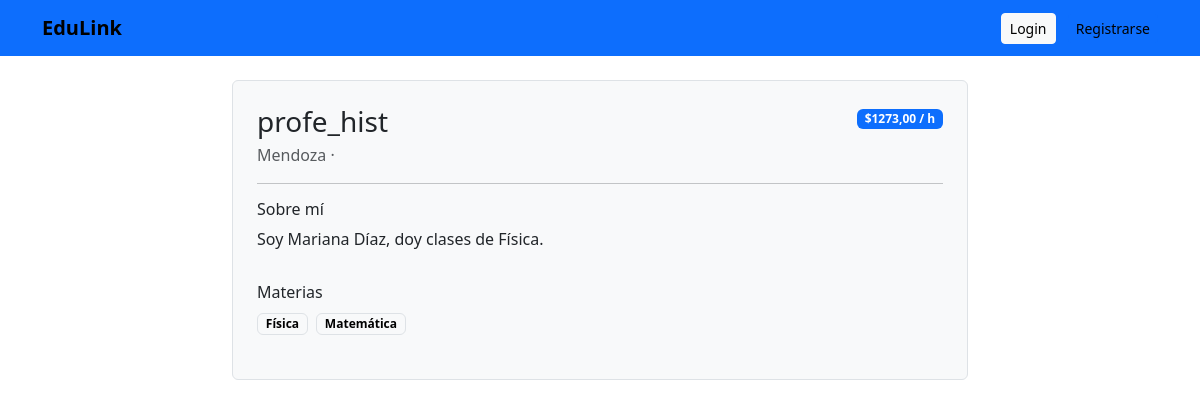
The app's page /maestros/4/ with its own data.
### cuentas/models.py (models this page shows, shortened)
class Maestro(models.Model):
    usuario = models.OneToOneField('Usuario', on_delete=models.CASCADE)
    bio = models.TextField(blank=True)
    precio_hora = models.DecimalField(max_digits=10, decimal_places=2, default=0)
    online = models.BooleanField(default=True)
    presencial = models.BooleanField(default=False)
    ciudad = models.CharField(max_length=80, blank=True)
    cv = models.FileField(upload_to="cv_maestros/", blank=True, null=True)
    materias = models.ManyToManyField('catalogo.Materia', blank=True, related_name='maestros')

class Usuario(AbstractUser):
    ROL_CHOICES = (
        ('USER', 'Usuario'),
        ('ALUMNO', 'Alumno'),
        ('MAESTRO', 'Maestro'),
        ('ADMIN', 'Administrador'),
    )
    rol = models.CharField(max_length=10, choices=ROL_CHOICES, default='USER')
    telefono = models.CharField(max_length=30, blank=True)

### catalogo/models.py (models this page shows, shortened)
class Materia(models.Model):
    nombre = models.CharField(max_length=80, unique=True)
    class Meta:
        ordering = ["nombre"]

### catalogo/views.py (the view)
# urls.py: path("maestros/<int:maestro_id>/", maestro_detalle, name="maestro_detalle"),
def maestro_detalle(request, maestro_id):
    m = get_object_or_404(
        Maestro.objects.select_related("usuario").prefetch_related("materias"),
        pk=maestro_id
    )
    return render(request, "catalogo/maestro_detalle.html", {"maestro": m})

### templates/catalogo/maestro_detalle.html (shortened to what this page needs)
{% extends "base.html" %}
{% block content %}
<div class="row justify-content-center">
  <div class="col-lg-8">
    <div class="card p-4">
      <div class="d-flex justify-content-between align-items-start">
        <div>
          <h3 class="mb-1">{{ maestro.usuario.username }}</h3>
          <div class="text-muted">
            {{ maestro.ciudad|default:"(sin ciudad)" }} ·
          </div>
        </div>
        {% if maestro.precio_hora %}
          <div class="text-end">
            <div class="badge bg-primary">${{ maestro.precio_hora }} / h</div>
          </div>
        {% endif %}
      </div>
      <hr>
      <h6>Sobre mí</h6>
      <p>{{ maestro.bio|default:"Sin descripción" }}</p>
      <h6 class="mt-3">Materias</h6>
      <p>
        {% for mat in maestro.materias.all %}
          <span class="badge text-bg-light border me-1 mb-1">{{ mat.nombre }}</span>
        {% empty %}
          <span class="text-muted">Sin materias</span>
        {% endfor %}
      </p>
    </div>
  </div>
</div>
{% endblock %}

### templates/base.html (style rules this page uses)
:root { --c1: #ffffff; --c2: #0d6efd; }
body { background: var(--c1); color: #212529; }
.card { background:#f8f9fa; border:1px solid #dee2e6; color:#212529; }

### records on screen
Maestro: usuario.username "profe_hist", ciudad "Mendoza", precio_hora "1273,00", bio "Soy Mariana Díaz, doy clases de Física."
Materia: nombre "Física"
Materia: nombre "Matemática"
